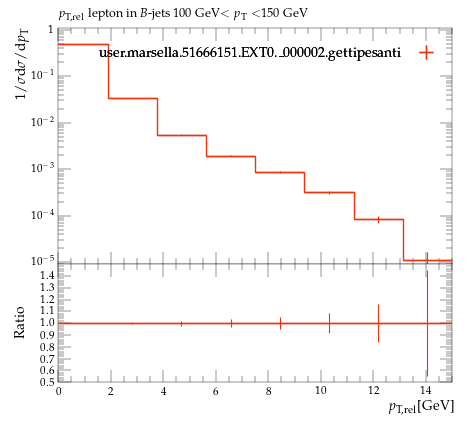

This figure's Python source:
#! /usr/bin/env python

# This Python script was auto-generated using YODA v2.0.2.
# Analysis object: /MC_HFDECAYS/avg_B_jet_l_pTrel_100_150
# Timestamp: 24-07-2026 (16:40:05)

import matplotlib as mpl
import matplotlib.pyplot as plt
mpl.use('Agg') # comment out for interactive use
import os
import numpy as np

plotDir = os.path.split(os.path.realpath(__file__))[0]
if 'YODA_USER_PLOT_PATH' in globals():
    plot_outdir = globals()['YODA_USER_PLOT_PATH']
else:
    plot_outdir = plotDir

#plot style
plt.style.use(os.path.join(plotDir, '../default.mplstyle'))
# plot metadata
figW, figH = plt.rcParams['figure.figsize']
ax_xLabel = r'$p_\mathrm{T,rel}$[GeV]'
ax_yLabel = r'$1/\sigma \mathrm{d}\sigma/\mathrm{d}p_\mathrm{T}$'
ax_title  = r'$p_\mathrm{T,rel}$ lepton in $B$-jets 100 GeV$<p_\mathrm{T}<$150 GeV'
ax_xScale = 'linear'
ax_yScale = 'log'
xLims = (0.0, 15.0)
yLims = (9e-06, 1.1)

# TeX-friendly labels for the legend
labels = {
    'legend' : ([ r"user.marsella.51666151.EXT0.\_000002.gettipesanti" ], r""),
}

# Adjust canvas width and height
canvasW = 10.0
canvasH = 9.0
figW *= canvasW/10.
figH *= canvasH/9.

# Create figure and axis objects
fig, (ax, ratio0_ax) = plt.subplots(2, 1, sharex=True,
                  figsize=(figW,figH), gridspec_kw={'height_ratios': (6.0, 3.0)})

# Set figure margins
plt.subplots_adjust(
    left   = 1.0 * plt.rcParams['figure.subplot.left'],
    right  = 1.0 * plt.rcParams['figure.subplot.right'],
    top    = 1.0 * plt.rcParams['figure.subplot.top'],
    bottom = 1.0 * plt.rcParams['figure.subplot.bottom'])

ratio0_ax.yaxis.set_major_locator(mpl.ticker.MultipleLocator(0.1))
ratio0_ax.set_ylim(0.5, 1.4999)
ratio0_ax.set_ylabel('Ratio')

# the numerical data is stored in a separate file
dataf = dict()
prefix = os.path.split(__file__)[0]
if prefix:    prefix = prefix + '/'
exec(open(prefix+'avg_B_jet_l_pTrel_100_150__data.py').read(), dataf)


legend_handles = dict() # keep track of handles for the legend

# style options for curves
# starts at zorder>=5 to draw curve on top of legend
styles = {
  'user.marsella.51666151.EXT0._000002.gettipesanti.yoda.gz': {
    'color' : '#EE3311',
    'linestyle' : '-',
    'linewidth' : 1,
    'marker' : 'none',
    'markersize' : 2,
    'capsize' : 0.0,
    'zorder' : 5,
    'histstyle' : 1,
    'drawstyle' : 'steps-pre',
    'xerrorbars' : 1,
    'yerrorbars' : 1,
    'fillcolor' : None,
    'fillopacity' : 1.0,
    'ratio0_linestyle' : '-',
    'ratio0_linewidth' : 1,
    'ratio0_marker' : 'none',
    'ratio0_markersize' : 2,
    'ratio0_capsize' : 0.0,
    'ratio0_zorder' : 5,
    'ratio0_histstyle' : 1,
    'ratio0_drawstyle' : 'steps-pre',
    'ratio0_xerrorbars' : 1,
    'ratio0_yerrorbars' : 1,
  },
}

# curve from input yoda files in main panel
for label, yvals in dataf['yvals'].items():
    if all(np.isnan(v) for v in dataf['yvals'][label]):
        continue
    tmp = None
    if styles[label]['histstyle']: # draw as histogram
        xpos = dataf['xedges'][label] if styles[label]['drawstyle'] else dataf['xpoints'][label]
        ypos = np.insert(yvals, 0, yvals[0]) if styles[label]['drawstyle'] else yvals
        if styles[label]['fillcolor']: # fill area below curve
            ax.fill_between(xpos, ypos, step='pre',
                            color=styles[label]['fillcolor'],
                            alpha=styles[label]['fillopacity'])
        tmp, = ax.plot(xpos, ypos,
                       color=styles[label]['color'],
                       linestyle=styles[label]['linestyle'],
                       linewidth=styles[label]['linewidth'],
                       drawstyle=styles[label]['drawstyle'], solid_joinstyle='miter',
                       zorder=styles[label]['zorder'], label=label)
    tmp = ax.errorbar(dataf['xpoints'][label], yvals,
                      xerr=np.array(dataf['xerrs'][label])*styles[label]['xerrorbars'],
                      yerr=np.array(dataf['yerrs'][label])*styles[label]['yerrorbars'],
                      fmt=styles[label]['marker'], capsize=styles[label]['capsize'],
                      markersize=styles[label]['markersize'],
                      ecolor=styles[label]['color'],
                      color=styles[label]['color'], zorder=styles[label]['zorder'])
    tmp[-1][0].set_linestyle(styles[label]['linestyle'])
    tmp[-1][0].set_linewidth(styles[label]['linewidth'])
    if label in dataf['add_legend_handle']:  legend_handles[label] = tmp
    for varLabel in dataf['variation_yvals'].keys():
        if varLabel.startswith(label):
            tmp, = ax.plot(dataf['xedges'][label], dataf['variation_yvals'][varLabel],
                           color=styles[label]['color'],
                           linestyle=styles[label]['linestyle'],
                           linewidth=styles[label]['linewidth'],
                           drawstyle='steps-pre', solid_joinstyle='miter',
                           zorder=styles[label]['zorder'], alpha=0.5)


# plots on ratio panel
# curve from input yoda files in ratio panel
for label, yvals in dataf['ratio0_yvals'].items():
    if all(np.isnan(v) for v in yvals):
        continue
    if styles[label]['ratio0_histstyle']: # plot as histogram
        xpos = dataf['xedges']['user.marsella.51666151.EXT0._000002.gettipesanti.yoda.gz'] if styles[label]['ratio0_drawstyle'] else dataf['xpoints']['user.marsella.51666151.EXT0._000002.gettipesanti.yoda.gz']
        ypos = np.insert(yvals, 0, yvals[0]) if styles[label]['ratio0_drawstyle'] else yvals
        ratio0_ax.plot(xpos, ypos,
                       color=styles[label]['color'],
                       linewidth=styles[label]['linewidth'],
                       linestyle=styles[label]['ratio0_linestyle'],
                       drawstyle=styles[label]['ratio0_drawstyle'], zorder=styles[label]['zorder'],
                       solid_joinstyle='miter')
    tmp = ratio0_ax.errorbar(dataf['xpoints']['user.marsella.51666151.EXT0._000002.gettipesanti.yoda.gz'], yvals,
                             xerr=np.array(dataf['ref_xerrs'])*styles[label]['ratio0_xerrorbars'],
                             yerr=np.array(dataf['ratio0_yerrs'][label])*styles[label]['ratio0_yerrorbars'],
                             fmt=styles[label]['ratio0_marker'], capsize=styles[label]['ratio0_capsize'],
                             markersize=styles[label]['ratio0_markersize'],
                             ecolor=styles[label]['color'],
                             color=styles[label]['color'])
    tmp[-1][0].set_linestyle(styles[label]['ratio0_linestyle'])
    tmp[-1][0].set_linewidth(styles[label]['ratio0_linewidth'])

    for varlabel in dataf['ratio0_variation_vals'].keys():
        if varlabel.startswith(label):
            ratio0_ax.plot(dataf['xedges']['user.marsella.51666151.EXT0._000002.gettipesanti.yoda.gz'],
                            dataf['ratio0_variation_vals'][varlabel],
                            color=styles[label]['color'],
                            linestyle=styles[label]['linestyle'],
                            linewidth=styles[label]['linewidth'],
                            drawstyle='steps-pre', solid_joinstyle='miter',
                            zorder=1, alpha=0.5)

legend_items = list(legend_handles.values())
ax.add_artist(ax.legend(legend_items,
                        labels['legend'][0],
                        title=labels['legend'][1],
                        alignment='right',
                        loc='upper right',
                        bbox_to_anchor=(1.0, 0.97),markerfirst=False))

# set plot metadata as defined above
ratio0_ax.set_xlabel(ax_xLabel)
ratio0_ax.xaxis.set_label_coords(1., -0.15)
ax.set_ylabel(ax_yLabel, ha='right', va='top')
ax.yaxis.set_label_coords(-0.11, 1.0)
ax.set_title(ax_title, loc='left')
ax.set_xscale(ax_xScale)
ax.set_yscale(ax_yScale)
ax.set_xlim(xLims)
ax.set_ylim(yLims)

# tick formatting
plt.rcParams['xtick.top'] = True
plt.rcParams['ytick.right'] = True
ax.yaxis.set_major_locator(mpl.ticker.LogLocator(base=10.0, numticks=np.inf))
ax.yaxis.set_minor_locator(mpl.ticker.LogLocator(
                           base=10.0, subs=np.arange(0.1, 1, 0.1), numticks=np.inf))
fig.align_ylabels((ax, ratio0_ax))
plt.savefig(os.path.join(plot_outdir, 'avg_B_jet_l_pTrel_100_150.pdf'), format='PDF')
plt.savefig(os.path.join(plot_outdir, 'avg_B_jet_l_pTrel_100_150.png'), format='PNG')

plt.close(fig)
